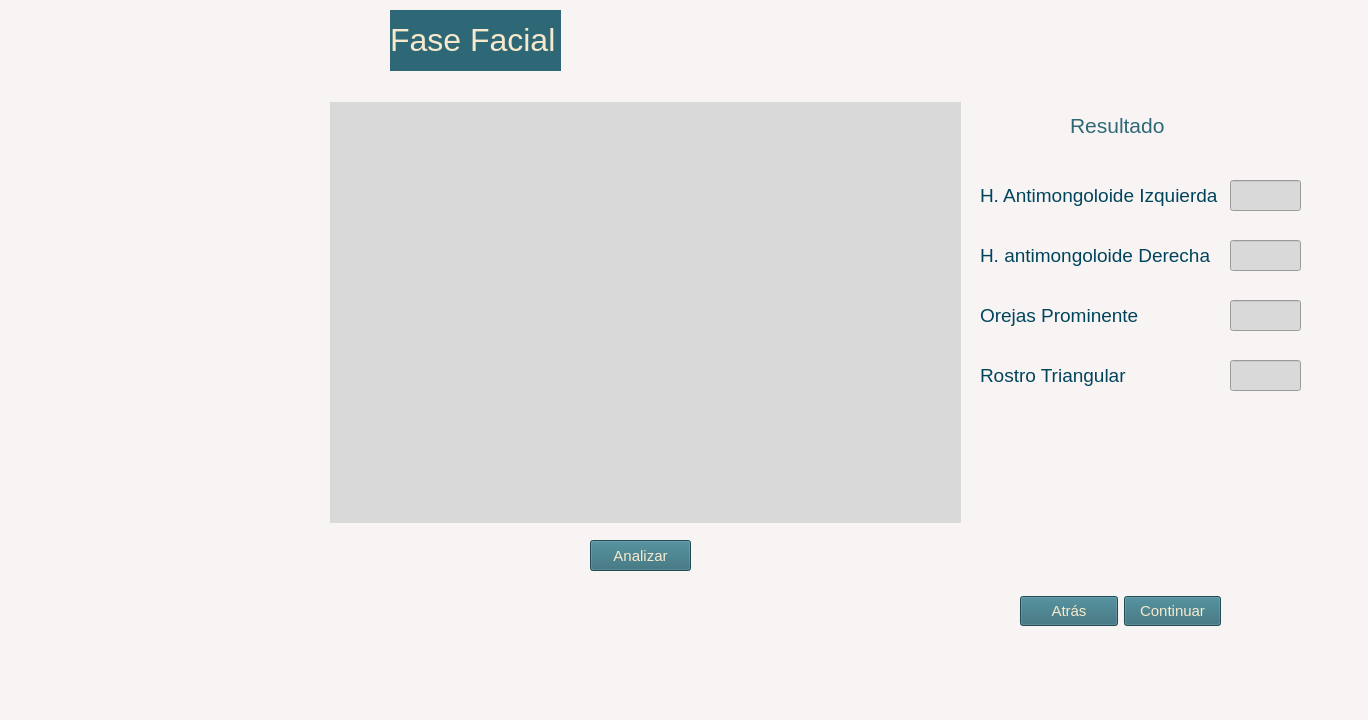
<?xml version="1.0" encoding="UTF-8"?>
<ui version="4.0">
 <class>MainWindow</class>
 <widget class="QMainWindow" name="MainWindow">
  <property name="geometry">
   <rect>
    <x>0</x>
    <y>0</y>
    <width>1368</width>
    <height>720</height>
   </rect>
  </property>
  <property name="windowTitle">
   <string>Reconocimiento Facial</string>
  </property>
  <property name="windowIcon">
   <iconset>
    <normaloff>imagenes/zebra.png</normaloff>imagenes/zebra.png</iconset>
  </property>
  <property name="styleSheet">
   <string notr="true">background-color: rgb(248, 244, 244);</string>
  </property>
  <widget class="QWidget" name="centralwidget">
   <widget class="QLabel" name="label_foto">
    <property name="geometry">
     <rect>
      <x>330</x>
      <y>102</y>
      <width>631</width>
      <height>421</height>
     </rect>
    </property>
    <property name="styleSheet">
     <string notr="true">background-color: rgb(217, 217, 217);</string>
    </property>
    <property name="text">
     <string/>
    </property>
    <property name="pixmap">
     <pixmap>imagenes/4-min-620x350.jpg</pixmap>
    </property>
    <property name="scaledContents">
     <bool>true</bool>
    </property>
   </widget>
   <widget class="QPushButton" name="b_Analizar">
    <property name="geometry">
     <rect>
      <x>590</x>
      <y>540</y>
      <width>101</width>
      <height>31</height>
     </rect>
    </property>
    <property name="font">
     <font>
      <pointsize>11</pointsize>
     </font>
    </property>
    <property name="cursor">
     <cursorShape>PointingHandCursor</cursorShape>
    </property>
    <property name="styleSheet">
     <string notr="true">color: rgb(247, 233, 204);
background-color: rgb(46, 104, 118);</string>
    </property>
    <property name="text">
     <string>Analizar</string>
    </property>
   </widget>
   <widget class="QLabel" name="label_2">
    <property name="geometry">
     <rect>
      <x>0</x>
      <y>200</y>
      <width>421</width>
      <height>131</height>
     </rect>
    </property>
    <property name="text">
     <string/>
    </property>
    <property name="pixmap">
     <pixmap>imagenes/rayas1.png</pixmap>
    </property>
    <property name="scaledContents">
     <bool>true</bool>
    </property>
   </widget>
   <widget class="QLabel" name="label_3">
    <property name="geometry">
     <rect>
      <x>390</x>
      <y>10</y>
      <width>171</width>
      <height>61</height>
     </rect>
    </property>
    <property name="font">
     <font>
      <pointsize>17</pointsize>
     </font>
    </property>
    <property name="styleSheet">
     <string notr="true">color: rgb(0, 68, 91);
background-color: rgb(46, 104, 118);</string>
    </property>
    <property name="text">
     <string>&lt;html&gt;&lt;head/&gt;&lt;body&gt;&lt;p&gt;&lt;span style=&quot; font-size:24pt; color:#f7e9cc;&quot;&gt;Fase Facial&lt;/span&gt;&lt;/p&gt;&lt;/body&gt;&lt;/html&gt;</string>
    </property>
   </widget>
   <widget class="QLabel" name="label_4">
    <property name="geometry">
     <rect>
      <x>-10</x>
      <y>10</y>
      <width>701</width>
      <height>61</height>
     </rect>
    </property>
    <property name="text">
     <string/>
    </property>
    <property name="pixmap">
     <pixmap>imagenes/franja.png</pixmap>
    </property>
    <property name="scaledContents">
     <bool>true</bool>
    </property>
   </widget>
   <widget class="QWidget" name="layoutWidget">
    <property name="geometry">
     <rect>
      <x>1020</x>
      <y>560</y>
      <width>201</width>
      <height>102</height>
     </rect>
    </property>
    <property name="sizePolicy">
     <sizepolicy hsizetype="Preferred" vsizetype="Preferred">
      <horstretch>0</horstretch>
      <verstretch>0</verstretch>
     </sizepolicy>
    </property>
    <property name="minimumSize">
     <size>
      <width>0</width>
      <height>30</height>
     </size>
    </property>
    <layout class="QHBoxLayout" name="horizontalLayout_2">
     <item>
      <widget class="QPushButton" name="b_Cancelar">
       <property name="sizePolicy">
        <sizepolicy hsizetype="Minimum" vsizetype="Fixed">
         <horstretch>0</horstretch>
         <verstretch>0</verstretch>
        </sizepolicy>
       </property>
       <property name="minimumSize">
        <size>
         <width>0</width>
         <height>30</height>
        </size>
       </property>
       <property name="font">
        <font>
         <pointsize>11</pointsize>
        </font>
       </property>
       <property name="cursor">
        <cursorShape>PointingHandCursor</cursorShape>
       </property>
       <property name="styleSheet">
        <string notr="true">color: rgb(247, 233, 204);
background-color: rgb(46, 104, 118);</string>
       </property>
       <property name="text">
        <string>Atrás</string>
       </property>
      </widget>
     </item>
     <item>
      <widget class="QPushButton" name="b_Continuar">
       <property name="sizePolicy">
        <sizepolicy hsizetype="Minimum" vsizetype="Fixed">
         <horstretch>0</horstretch>
         <verstretch>0</verstretch>
        </sizepolicy>
       </property>
       <property name="minimumSize">
        <size>
         <width>0</width>
         <height>30</height>
        </size>
       </property>
       <property name="font">
        <font>
         <pointsize>11</pointsize>
        </font>
       </property>
       <property name="cursor">
        <cursorShape>PointingHandCursor</cursorShape>
       </property>
       <property name="styleSheet">
        <string notr="true">color: rgb(247, 233, 204);
background-color: rgb(46, 104, 118);</string>
       </property>
       <property name="text">
        <string>Continuar</string>
       </property>
      </widget>
     </item>
    </layout>
   </widget>
   <widget class="QLabel" name="label">
    <property name="geometry">
     <rect>
      <x>1070</x>
      <y>110</y>
      <width>161</width>
      <height>31</height>
     </rect>
    </property>
    <property name="styleSheet">
     <string notr="true">color: rgb(46, 104, 118);
color: rgb(46, 104, 118);</string>
    </property>
    <property name="text">
     <string>&lt;html&gt;&lt;head/&gt;&lt;body&gt;&lt;p&gt;&lt;span style=&quot; font-size:16pt;&quot;&gt;Resultado&lt;/span&gt;&lt;/p&gt;&lt;/body&gt;&lt;/html&gt;</string>
    </property>
   </widget>
   <widget class="QLineEdit" name="Angulo_ojo_1">
    <property name="geometry">
     <rect>
      <x>1230</x>
      <y>180</y>
      <width>71</width>
      <height>31</height>
     </rect>
    </property>
    <property name="font">
     <font>
      <pointsize>11</pointsize>
     </font>
    </property>
    <property name="styleSheet">
     <string notr="true">color: rgb(46, 104, 118);
background-color: rgb(217, 217, 217);</string>
    </property>
   </widget>
   <widget class="QLineEdit" name="Angulo_ojo_2">
    <property name="geometry">
     <rect>
      <x>1230</x>
      <y>240</y>
      <width>71</width>
      <height>31</height>
     </rect>
    </property>
    <property name="font">
     <font>
      <pointsize>11</pointsize>
     </font>
    </property>
    <property name="styleSheet">
     <string notr="true">color: rgb(46, 104, 118);
background-color: rgb(217, 217, 217);</string>
    </property>
   </widget>
   <widget class="QLineEdit" name="Prominente">
    <property name="geometry">
     <rect>
      <x>1230</x>
      <y>300</y>
      <width>71</width>
      <height>31</height>
     </rect>
    </property>
    <property name="font">
     <font>
      <pointsize>11</pointsize>
     </font>
    </property>
    <property name="styleSheet">
     <string notr="true">color: rgb(46, 104, 118);
background-color: rgb(217, 217, 217);</string>
    </property>
   </widget>
   <widget class="QLineEdit" name="Triangular">
    <property name="geometry">
     <rect>
      <x>1230</x>
      <y>360</y>
      <width>71</width>
      <height>31</height>
     </rect>
    </property>
    <property name="font">
     <font>
      <pointsize>11</pointsize>
     </font>
    </property>
    <property name="styleSheet">
     <string notr="true">color: rgb(46, 104, 118);
background-color: rgb(217, 217, 217);</string>
    </property>
   </widget>
   <widget class="QLabel" name="label_5">
    <property name="geometry">
     <rect>
      <x>980</x>
      <y>180</y>
      <width>241</width>
      <height>31</height>
     </rect>
    </property>
    <property name="font">
     <font>
      <pointsize>14</pointsize>
     </font>
    </property>
    <property name="styleSheet">
     <string notr="true">color: rgb(0, 68, 91);</string>
    </property>
    <property name="text">
     <string>H. Antimongoloide Izquierda</string>
    </property>
   </widget>
   <widget class="QLabel" name="label_6">
    <property name="geometry">
     <rect>
      <x>980</x>
      <y>240</y>
      <width>241</width>
      <height>31</height>
     </rect>
    </property>
    <property name="font">
     <font>
      <pointsize>14</pointsize>
     </font>
    </property>
    <property name="styleSheet">
     <string notr="true">color: rgb(0, 68, 91);</string>
    </property>
    <property name="text">
     <string>H. antimongoloide Derecha</string>
    </property>
   </widget>
   <widget class="QLabel" name="label_7">
    <property name="geometry">
     <rect>
      <x>980</x>
      <y>300</y>
      <width>241</width>
      <height>31</height>
     </rect>
    </property>
    <property name="font">
     <font>
      <pointsize>14</pointsize>
     </font>
    </property>
    <property name="styleSheet">
     <string notr="true">color: rgb(0, 68, 91);</string>
    </property>
    <property name="text">
     <string>Orejas Prominente</string>
    </property>
   </widget>
   <widget class="QLabel" name="label_8">
    <property name="geometry">
     <rect>
      <x>980</x>
      <y>360</y>
      <width>241</width>
      <height>31</height>
     </rect>
    </property>
    <property name="font">
     <font>
      <pointsize>14</pointsize>
     </font>
    </property>
    <property name="styleSheet">
     <string notr="true">color: rgb(0, 68, 91);</string>
    </property>
    <property name="text">
     <string>Rostro Triangular</string>
    </property>
   </widget>
   <zorder>label_2</zorder>
   <zorder>label_foto</zorder>
   <zorder>b_Analizar</zorder>
   <zorder>label_4</zorder>
   <zorder>label_3</zorder>
   <zorder>layoutWidget</zorder>
   <zorder>label</zorder>
   <zorder>Angulo_ojo_1</zorder>
   <zorder>Angulo_ojo_2</zorder>
   <zorder>Prominente</zorder>
   <zorder>Triangular</zorder>
   <zorder>label_5</zorder>
   <zorder>label_6</zorder>
   <zorder>label_7</zorder>
   <zorder>label_8</zorder>
  </widget>
  <widget class="QMenuBar" name="menubar">
   <property name="geometry">
    <rect>
     <x>0</x>
     <y>0</y>
     <width>1368</width>
     <height>21</height>
    </rect>
   </property>
  </widget>
  <widget class="QStatusBar" name="statusbar"/>
 </widget>
 <resources/>
 <connections/>
</ui>
